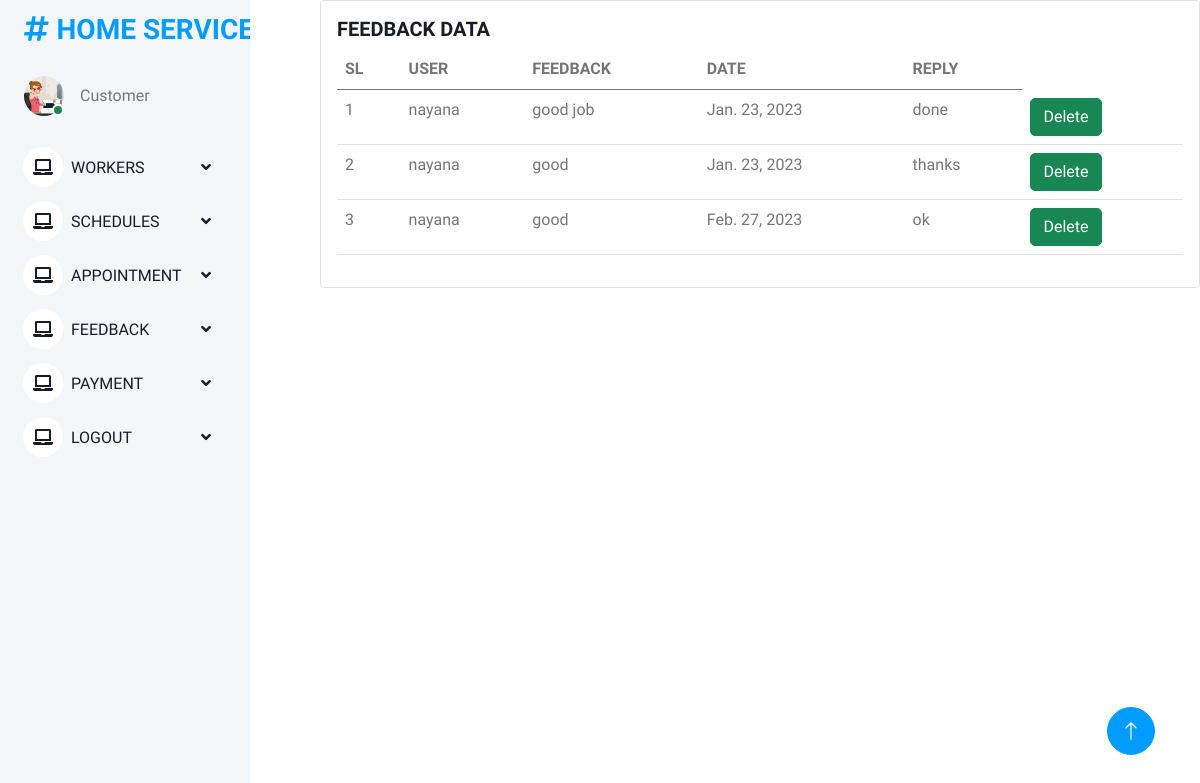
The app's page /view (signed in) with its own data.
### onlinehomeservice_app/models.py (models this page shows)
class complaints(models.Model):
    user = models.ForeignKey(Login, on_delete=models.DO_NOTHING)
    feedback = models.TextField()
    date = models.DateField(auto_now=True)
    reply = models.TextField(null=True,blank=True)

class Login(AbstractUser):
    is_customer=models.BooleanField(default=False)
    is_worker=models.BooleanField(default=False)

### onlinehomeservice_app/views.py (the view)
# urls.py: path("view", views.view, name="view"),
@login_required(login_url='loginpage')
def view(request):
    data = complaints.objects.filter(user=request.user)
    print(data)
    return render(request, "customer/view.html",{"data":data})

### templates/customer/view.html (shortened to what this page needs)
{% extends "customer/customerbase.html" %}
{% block content %}
<div class="card" style="width: 55rem;">
  <div class="card-body">
    <h5 class="card-title">FEEDBACK DATA</h5>
 <table class="table">
  <thead>
    <tr>
        <th scope="col">SL</th>
        <th scope="col">USER</th>
      <th scope="col">FEEDBACK</th>
      <th scope="col">DATE</th>
      <th scope="col">REPLY</th>
    </tr>
  </thead>
       <tbody>
  {% for i in data %}
  <tr>
    <td>{{forloop.counter}}</td>
    <td>{{i.user}}</td>
      <td>{{i.feedback}}</td>
    <td>{{i.date}}</td>
      <td>{% if i.reply == None %}
      <p>No reply yet...</p>
          {% else %}
          {{i.reply}}
      {% endif %}
      </td>
      <td><a href="{% url 'deletefeedback' i.id %}" class="btn btn-success">Delete</a></td>
  </tr>
            {% endfor %}
  </tbody>
 </table>
{% endblock %}

### static/assets1/css/style.css (style rules this page uses)
:root { --primary: #009CFF; --light: #F3F6F9; --dark: #191C24; }
.btn { transition: .5s; }

### records on screen
complaints: user "nayana", feedback "good job", date "Jan. 23, 2023", reply "done"
complaints: user "nayana", feedback "good", date "Jan. 23, 2023", reply "thanks"
complaints: user "nayana", feedback "good", date "Feb. 27, 2023", reply "ok"
